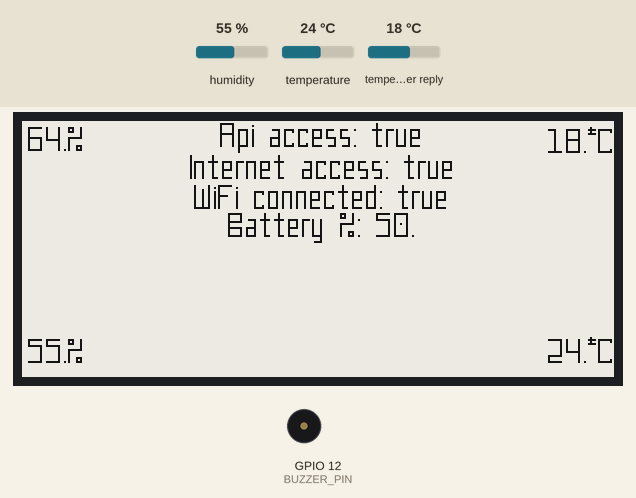
Simulated run of this program. Board: ESP8266 (NodeMCU). Parts: 296×128 one-colour display, buzzer (waves = sounding, pin HIGH). The inputs (shaded band) are chosen by the test bench; at power-on: humidity 55 %, temperature 24 °C, temperature in the weather reply 18 °C. WiFi joins after 1.5 s; servers stay silent unless stated; random numbers use the default seed unless the program sets one; web services answer with replies made up by the test bench; what the program prints to the serial monitor is not drawn.

Above: at 18.3 s.
At 20.3 s:
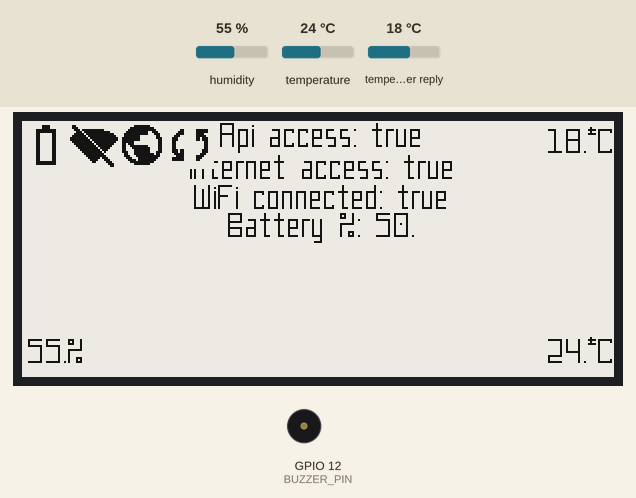
At 23.9 s:
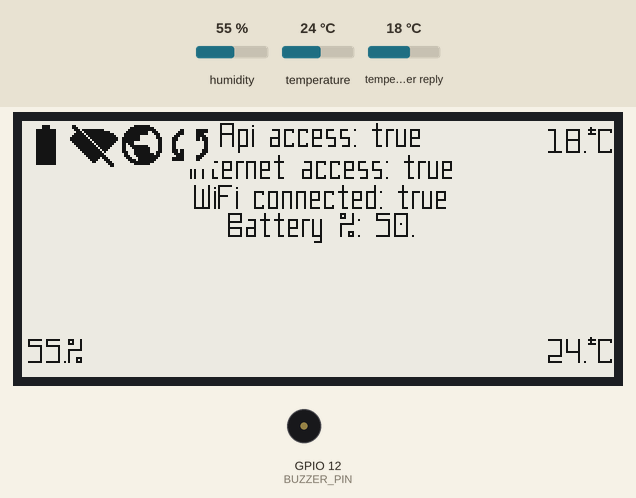
At 26.3 s:
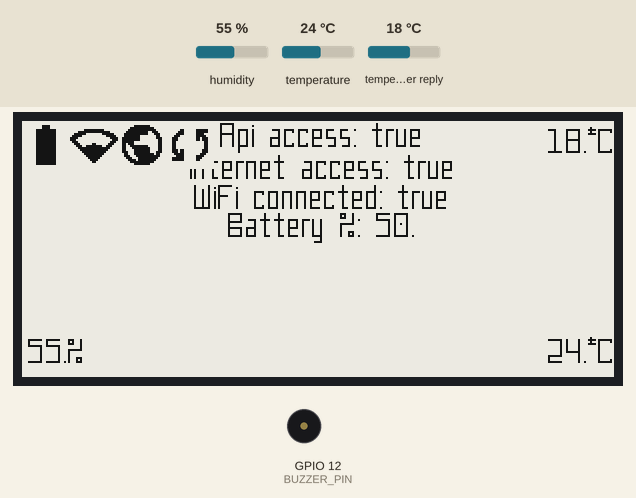
At 28.7 s:
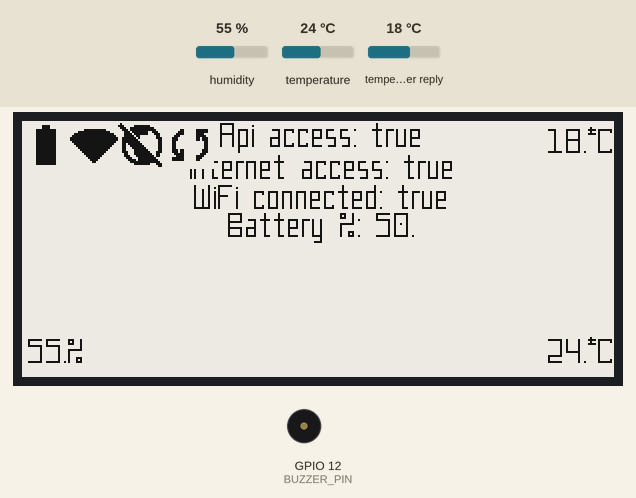
At 30.9 s:
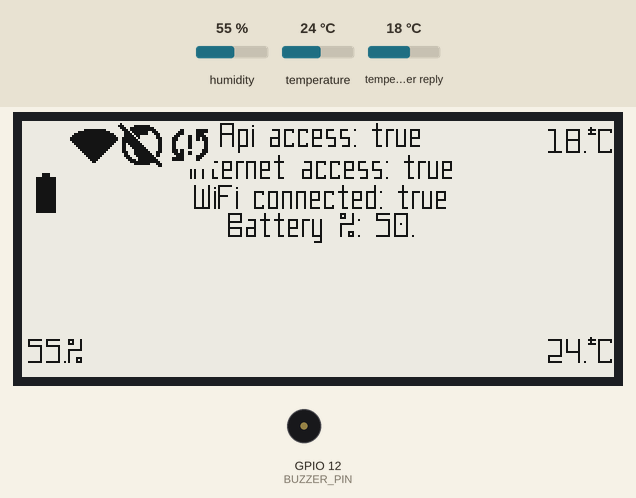

Measured:
- what the display in image 0 shows lasts 0.5 s, from 18.3 s to 18.8 s
- what the display in image 2 shows lasts 1.2 s, from 23.9 s to 25.1 s
- what the display in image 5 shows lasts 2.6 s, from 30.9 s to 33.5 s

The program:

main.cpp
```cpp
#include <tuple>
#include <Arduino.h>

#include <GxEPD2_BW.h>
#include <Adafruit_GFX.h>

#include <ESPAsyncTCP.h>
#include <ESPAsyncWebServer.h>
#include <ESP8266WiFi.h>
#include <ESP8266HTTPClient.h>
#include <ESP8266Ping.h>

#include <ArduinoJson.h>
#include <AsyncElegantOTA.h>
#include <WebSerialLite.h>

#include <DHTesp.h>
#include <SPI.h>
#include <qrcode.h>

#include "config.h"
#include "data.h"
#include "utils.h"
#include "display.h" // for example Waveshare 2.9" E-paper display (12956)

//==============================================================
//	Functions
//==============================================================

bool waitForWiFiConnection() {
	debugPrint("Waiting for connection...");

	uint8_t retries = 0;

	while (WiFi.status() != WL_CONNECTED) {
		if (retries >= CONNECTION_MAX_RETRIES) {
			debugPrint("Max retries reached!");
			return false;
		}

		delay(CONNECTION_DELAY);
		retries++;

		debugPrint("Retrying: " + String(retries));
	};

	return true;
}

APCredentials launchAccessPoint() {
	WiFi.mode(WIFI_AP);

	String _password = generatePassword();
	String _ssid = "ESP-" + String(ESP.getChipId());

	WiFi.softAP(_ssid, _password);

	String _APIP = WiFi.softAPIP().toString();

	debugPrint("\nAP SSID: ");
	debugPrint(_ssid);
	debugPrint("AP Password: ");
	debugPrint(_password);
	debugPrint("AP IP: ");
	debugPrint(_APIP);

	APCredentials _apCredentials;
	_apCredentials.ssid = _ssid;
	_apCredentials.password = _password;
	_apCredentials.APIP = _APIP;

	return _apCredentials;
}

bool connectToWiFi() {
	debugPrint("\nConnecting to: ");
	debugPrint(WIFI_SSID);

	WiFi.mode(WIFI_STA);
	WiFi.begin(WIFI_SSID, WIFI_PASSWORD);

	if (waitForWiFiConnection()) {
		debugPrint("Connection established!");
		debugPrint(WiFi.localIP());
		debugPrint(WiFi.macAddress());

		return true;
	}

	debugPrint("Connection failed!");

	return false;
}

bool checkInternetConnection() {
	if (!Ping.ping(PING_DNS.c_str())) {
		debugPrint("Internet connection not ok!");
		return false;
	}

	debugPrint("Internet connection ok!");
	return true;
}

bool checkWiFiConnection() {
	if (WiFi.status() != WL_CONNECTED) {
		debugPrint("WiFi connection not ok!");
		return false;
	}

	debugPrint("WiFi connection ok!");
	return true;
}

void messageReceived(uint8_t* data, size_t len) {
	debugPrint("[Callback] ", false);
	String d = "";
	for (size_t i = 0; i < len; i++) {
		d += char(data[i]);
	}
	debugPrint(d);
}

void startServer() {
	debugPrint("Starting server...");

	server.on("/", HTTP_GET, [] (AsyncWebServerRequest* request) {
		request->send(200, "text/plain", "\"/update\" ---> OTA\n\"/webserial\" ---> SERIAL");
		});

	WebSerial.begin(&server);
	WebSerial.onMessage(messageReceived);

	AsyncElegantOTA.begin(&server);

	server.begin();

	debugTone(ToneType::INFO);
}

void goToSleep() {
	if (DISABLE_SLEEP) {
		debugPrint("Sleep is disabled due to OTA functionality!");
		return;
	}

	debugPrint("Going to sleep!");
	debugTone(ToneType::INFO);

	// Idk why but this shit beeps when going to sleep...
	digitalWrite(BUZZER_PIN, LOW);
	//displayGoingToSleepScreen();

	delay(FIXED_DELAY);

	ESP.deepSleep(SLEEP_DURATION);
}

bool _fetchWeatherForecast() {
	debugPrint("Fetching weather forecast...");

	if (!checkWiFiConnection()) {
		return false;
	}

	String currentWeatherUrl = buildUrl(FetchDataType::WEATHER_FORECAST);
	GETResult getResult = simpleGET(currentWeatherUrl);

	if (!getResult.ok) {
		debugPrint("Failed fetching weather forecast!");
		return false;
	}

	DynamicJsonDocument document(JSON_BUFFER_SIZE);
	deserializeJson(document, getResult.payload);

	if (!document.containsKey("list")) {
		debugPrint("Invalid JSON format!");
		return false;
	}

	JsonArray forecastArray = document["list"].as<JsonArray>();
	FetchedData newWeatherForecastData[forecastArray.size()] = {};

	if (forecastArray.size() > 0) {
		for (size_t i = 0; i < forecastArray.size(); i++) {
			JsonObject forecast = forecastArray[i].as<JsonObject>();

			FetchedData newWeatherData;
			newWeatherData.feelsLikeTemperature = forecast["main"]["feels_like"];
			newWeatherData.humidity = forecast["main"]["humidity"];
			newWeatherData.pressure = forecast["main"]["pressure"];
			newWeatherData.temperature = forecast["main"]["temp"];

			newWeatherForecastData[i] = newWeatherData;
		}
	}

	for (size_t i = 0; i < FORECAST_DAYS_AMOUNT; i++) {
		weatherForecastData[i] = newWeatherForecastData[i];
	}

	return true;
}

bool _fetchCurrentWeather() {
	debugPrint("Fetching current weather...");

	if (!checkWiFiConnection()) {
		return false;
	}

	String currentWeatherUrl = buildUrl(FetchDataType::CURRENT_WEATHER);
	GETResult getResult = simpleGET(currentWeatherUrl);

	if (!getResult.ok) {
		debugPrint("Failed fetching current weather!");
		return false;
	}

	DynamicJsonDocument document(JSON_BUFFER_SIZE);
	deserializeJson(document, getResult.payload);

	if (!document.containsKey("main")) {
		debugPrint("Invalid JSON format!");
		return false;
	}

	FetchedData newCurrentWeatherData;
	newCurrentWeatherData.temperature = document["main"]["temp"];
	newCurrentWeatherData.feelsLikeTemperature = document["main"]["feels_like"];
	newCurrentWeatherData.humidity = document["main"]["humidity"];
	newCurrentWeatherData.pressure = document["main"]["pressure"];

	debugPrint("FHumidity: "); debugPrint(newCurrentWeatherData.humidity);
	debugPrint("FTemperature: "); debugPrint(newCurrentWeatherData.temperature);
	debugPrint("FPressure: "); debugPrint(newCurrentWeatherData.pressure);
	debugPrint("FTemperature feels like: "); debugPrint(newCurrentWeatherData.feelsLikeTemperature);

	currentWeatherData = newCurrentWeatherData;

	return true;
}

void _quantifyData() {
	int adcValue = analogRead(ADC_PIN);
	int adcRange = ADC_MAX - ADC_MIN;
	float normalizedValue = static_cast<float>(adcValue - ADC_MIN) / adcRange;
	int _batteryPercentage = static_cast<int>(normalizedValue * 100);
	_batteryPercentage = std::max(0, std::min(100, _batteryPercentage));

	float _humidity = dht.getHumidity();
	float _temperature = dht.getTemperature();
	float _absoluteHumidity = dht.computeAbsoluteHumidity(_temperature, _humidity, false);
	float _dewPoint = dht.computeDewPoint(_temperature, _humidity);

	debugPrint("Humidity: "); debugPrint(_humidity);
	debugPrint("Temperature: "); debugPrint(_temperature);
	debugPrint("Absoulute humidity: "); debugPrint(_absoluteHumidity);
	debugPrint("Dew point: "); debugPrint(_dewPoint);

	QuantifiedData newQuantifiedData;
	newQuantifiedData.humidity = _humidity;
	newQuantifiedData.temperature = _temperature;
	newQuantifiedData.batteryPercentage = _batteryPercentage;

	quantifiedData = newQuantifiedData;
}

// Implement last quantified data etc. caching logic to handle http errors
bool updateData() {
	_quantifyData();

	return _fetchCurrentWeather() && _fetchWeatherForecast();
}

void setup() {
	pinMode(ADC_PIN, INPUT);
	pinMode(BUTTON_PIN, INPUT);
	pinMode(BUZZER_PIN, OUTPUT);

	digitalWrite(BUZZER_PIN, LOW);

	delay(FIXED_DELAY);

	if (DEBUG) {
		Serial.begin(BAUD_RATE);
		Serial.setTimeout(2000);

		while (!Serial) {
			delay(FIXED_DELAY);
		}

		debugTone(ToneType::ERROR);
		delay(1000);
		debugTone(ToneType::SUCCESS);
		delay(1000);
		debugTone(ToneType::INFO);
		delay(1000);
	}

	dht.setup(DHT_DATA_PIN, DHTesp::DHT11);

	setupUnits();
	setupDisplay();
	delay(FIXED_DELAY);

	displayBootSplash();
	delay(BOOT_SPLASH_DURATION);

	bool connectionEstablished = connectToWiFi();

	if (!connectionEstablished) {
		debugTone(ToneType::ERROR);

		APCredentials apCredentials = launchAccessPoint();
		displayAccessPointScreen(apCredentials);

		// Go to sleep after some time when user didn't configure the WiFi yet
		// delay(INACTIVE_DURATION);
		// goToSleep();
	}
	else {
		debugTone(ToneType::SUCCESS);

		startServer();

		// Update the devices status report
		stationStatus.apiAccess = updateData();
		stationStatus.internetAccess = checkInternetConnection();
		stationStatus.wifiConnected = checkWiFiConnection();

		displayPrimaryScreen();
		goToSleep();
	}
}

// Not used because the ESP wakes itself repeatedly
void loop() {}

//==============================================================
//	Functions
//==============================================================
```

bitmaps.h
```cpp
#include "avr/pgmspace.h"

#include "bitmaps/weather/sun.h"
#include "bitmaps/weather/moon.h"
#include "bitmaps/weather/cloud.h"
#include "bitmaps/weather/broken_cloud.h"
#include "bitmaps/weather/rainy_cloud.h"
#include "bitmaps/weather/snowy_cloud.h"
#include "bitmaps/weather/stormy_cloud.h"
#include "bitmaps/weather/mixed_cloud.h"

#include "bitmaps/status/battery.h"
#include "bitmaps/status/location.h"
#include "bitmaps/status/date_time.h"
#include "bitmaps/status/connections.h"

#include "bitmaps/data/elements.h"
#include "bitmaps/data/parameters.h"
```

data.h
```cpp
enum ToneType {
	SUCCESS,
	ERROR,
	INFO
};

enum FetchDataUnits {
	METRIC,
	IMPERIAL
};

enum FetchDataType {
	CURRENT_WEATHER,
	WEATHER_FORECAST
};

struct StationStatus {
	bool internetAccess;
	bool wifiConnected;
	bool apiAccess;
};

struct APCredentials {
	String ssid;
	String password;
	String APIP;
};

struct GETResult {
	String payload;
	int responseCode;
	bool ok = true; // Set to false when error occurs
};

// Calculated or measured using hardware
struct QuantifiedData {
	float humidity;
	float temperature;
	float batteryPercentage;
};

// Fetched using software
struct FetchedData {
	float humidity;
	float temperature;
	float pressure;
	float feelsLikeTemperature;
};

enum DISPLAY_POINT {
	CENTER,
	TOP_LEFT,
	TOP_RIGHT,
	TOP_CENTER,
	BOTTOM_LEFT,
	BOTTOM_RIGHT,
	BOTTOM_CENTER,
	RIGHT_CENTER,
	LEFT_CENTER
};

const int JSON_BUFFER_SIZE = 1024;
const String PASSWORD_CHARS = "abcdefghijklmnopqrstuvwxyzABCDEFGHIJKLMNOPQRSTUVWXYZ0123456789";

// In the future below settings will be stored in the EEPROM
FetchDataUnits FETCH_DATA_UNITS = FetchDataUnits::METRIC;
String TEMPERATURE_UNIT;
String HUMIDITY_UNIT;

float LONGITUDE = DEFAULT_LONGITUDE;
float LATITUDE = DEFAULT_LATITUTE;

String WIFI_SSID = DEFAULT_WIFI_SSID;
String WIFI_PASSWORD = DEFAULT_WIFI_PASSWORD;

FetchedData currentWeatherData;
FetchedData weatherForecastData[FORECAST_DAYS_AMOUNT];
QuantifiedData quantifiedData;

StationStatus stationStatus;

WiFiClient client;
HTTPClient http;

DHTesp dht;

AsyncWebServer server(DEFAULT_PORT);

GxEPD2_BW<GxEPD2_290_T94_V2, GxEPD2_290_T94_V2::HEIGHT> display(GxEPD2_290_T94_V2(CS_PIN, DC_PIN, RST_PIN, BUSY_PIN)); // GDEM029T94 128x296, SSD1680, Waveshare 2.9" V2 variant

const u_int16_t DISPLAY_WIDTH = display.width();
const u_int16_t DISPLAY_HEIGHT = display.height();

//==============================================================
//	Functions
//==============================================================

// Call this function AFTER reading the config from EEPROM!
void setupUnits() {
	HUMIDITY_UNIT = "%";

	switch (FETCH_DATA_UNITS) {
	case FetchDataUnits::METRIC:
		TEMPERATURE_UNIT = "*C";
		break;

	case FetchDataUnits::IMPERIAL:
		TEMPERATURE_UNIT = "*F";
		break;
	}
}

String removeTrailingZeros(const String& input) {
	int lastNonZeroIndex = -1;
	int length = input.length();

	for (int i = length - 1; i >= 0; i--) {
		if (input.charAt(i) != '0') {
			lastNonZeroIndex = i;
			break;
		}
	}

	if (lastNonZeroIndex == -1) {
		return input;
	}

	return input.substring(0, lastNonZeroIndex + 1);
}

String toTemperature(float temperature) {
	return removeTrailingZeros(String(temperature)) + TEMPERATURE_UNIT;
}

String toHumidity(float humidity) {
	return removeTrailingZeros(String(humidity)) + HUMIDITY_UNIT;
}

String toBool(bool value) {
	return value ? "true" : "false";
}

//==============================================================
//	Functions
//==============================================================
```

display.h
```cpp
#include "fonts.h"
#include "bitmaps.h"
#include "layout.h"

//==============================================================
//	Functions
//==============================================================

void printPointedText(const String text, DISPLAY_POINT displayPoint = DISPLAY_POINT::CENTER, uint16_t offsetX = 0, uint16_t offsetY = 0) {
	if (DISABLE_DISPLAY) { return; }

	int16_t tbx, tby;
	uint16_t tbw, tbh;

	display.getTextBounds(text, 0, 0, &tbx, &tby, &tbw, &tbh);

	// Compiler gave me warning that below variables might not be initialized...
	int16_t centerX = 0;
	int16_t centerY = 0;

	int16_t x = 0;
	int16_t y = 0;

	switch (displayPoint) {
	case CENTER:
		x = display.width() / 2;
		y = display.height() / 2;
		centerX = x - (tbw / 2);
		centerY = y - (tbh / 2);

		break;
	case TOP_LEFT:
		centerY = y + tbh + SAFETY_MARGIN_Y;
		centerX = x + SAFETY_MARGIN_X;

		break;
	case TOP_RIGHT:
		x = display.width();
		centerX = x - tbw - SAFETY_MARGIN_X;
		centerY = y + tbh + SAFETY_MARGIN_Y;

		break;
	case TOP_CENTER:
		x = display.width() / 2;
		centerX = x - (tbw / 2);
		centerY = y + tbh + SAFETY_MARGIN_Y;

		break;
	case BOTTOM_LEFT:
		y = display.height();
		centerY = y - (tbh / 2) - SAFETY_MARGIN_Y;
		centerX = x + SAFETY_MARGIN_X;

		break;
	case BOTTOM_RIGHT:
		x = display.width();
		y = display.height();

		centerX = x - tbw - SAFETY_MARGIN_X;
		centerY = y - (tbh / 2) - SAFETY_MARGIN_Y;

		break;
	case BOTTOM_CENTER:
		x = display.width() / 2;
		y = display.height();

		centerX = x - (tbw / 2);
		centerY = y - (tbh / 2) - SAFETY_MARGIN_Y;

		break;
	case RIGHT_CENTER:
		x = display.width();
		y = display.height() / 2;

		centerX = x - tbw - SAFETY_MARGIN_X;
		centerY = y - (tbh / 2);

		break;
	case LEFT_CENTER:
		y = display.height() / 2;

		centerX = x + SAFETY_MARGIN_X;
		centerY = y - (tbh / 2);

		break;
	default:
		break;
	}

	display.setCursor(centerX + offsetX, centerY + offsetY);
	display.println(text);
}

void setDisplayDefaults() {
	display.setTextWrap(false);
	display.setFont(&Linerama_Regular12pt7b);
	display.setTextColor(GxEPD_BLACK);
	display.setTextSize(1);
}


void displayAccessPointScreen(APCredentials apCredentials) {
	if (DISABLE_DISPLAY) { return; }

	String qrCodeContent = qrEncodeAPCredentials(apCredentials);

	display.setFullWindow();
	display.firstPage();
	do {
		display.fillScreen(GxEPD_WHITE);

		display.setFont(&Linerama_Bold12pt7b);
		printPointedText("No WiFi!", DISPLAY_POINT::TOP_CENTER);

		display.setFont(&Linerama_Regular8pt7b);

		printPointedText(apCredentials.ssid, DISPLAY_POINT::CENTER, FOOTER_OFFSET_X, FOOTER_OFFSET_Y * 2);
		printPointedText(apCredentials.password, DISPLAY_POINT::CENTER, FOOTER_OFFSET_X, FOOTER_OFFSET_Y);
		printPointedText(apCredentials.APIP, DISPLAY_POINT::CENTER, FOOTER_OFFSET_X, -FOOTER_OFFSET_Y);
	} while (display.nextPage());

	setDisplayDefaults();
	display.powerOff();
}

void displayBootSplash() {
	if (DISABLE_DISPLAY) { return; }

	display.setFullWindow();
	display.firstPage();
	do {
		display.fillScreen(GxEPD_WHITE);

		display.setFont(&Linerama_Bold12pt7b);
		printPointedText(SPLASH_SCREEN_TITLE, DISPLAY_POINT::TOP_CENTER);

		display.setFont(&Linerama_Regular8pt7b);
		printPointedText("Connecting to " + String(WIFI_SSID) + "...");

		display.setFont(&Linerama_Regular6pt7b);
		printPointedText(SPLASH_SCREEN_FOOTER, DISPLAY_POINT::BOTTOM_CENTER);
		printPointedText("Software " + String(SOFTWARE_VERSION), DISPLAY_POINT::BOTTOM_LEFT);
		printPointedText("Hardware " + String(HARDWARE_VERSION), DISPLAY_POINT::BOTTOM_RIGHT);
	} while (display.nextPage());

	setDisplayDefaults();
	display.powerOff();
}

void displayPrimaryScreen() {
	if (DISABLE_DISPLAY) { return; }

	display.setFullWindow();
	display.firstPage();
	do {
		display.fillScreen(GxEPD_WHITE);
		display.setFont(&Linerama_Regular8pt7b);


		printPointedText("Api access: " + toBool(stationStatus.apiAccess), DISPLAY_POINT::CENTER, 0, -FOOTER_OFFSET_Y * 3);
		printPointedText("Internet access: " + toBool(stationStatus.internetAccess), DISPLAY_POINT::CENTER, 0, -FOOTER_OFFSET_Y * 2);
		printPointedText("WiFi connected: " + toBool(stationStatus.wifiConnected), DISPLAY_POINT::CENTER, 0, -FOOTER_OFFSET_Y);
		printPointedText("Battery %: " + removeTrailingZeros(String(quantifiedData.batteryPercentage)), DISPLAY_POINT::CENTER, 0, 0);

		printPointedText(toHumidity(currentWeatherData.humidity), DISPLAY_POINT::TOP_LEFT);
		printPointedText(toTemperature(currentWeatherData.temperature), DISPLAY_POINT::TOP_RIGHT);

		printPointedText(toHumidity(quantifiedData.humidity), DISPLAY_POINT::BOTTOM_LEFT);
		printPointedText(toTemperature(quantifiedData.temperature), DISPLAY_POINT::BOTTOM_RIGHT);

	} while (display.nextPage());

	do
	{
		batteryIndicator.draw();
		wifiIndicator.draw();
		internetIndicator.draw();
		apiIndicator.draw();

		for (size_t i = 0; i < batteryIndicator.getBitmapVariantsSize(); i++) {
			delay(100);
			batteryIndicator.changeBitmapVariant(i, false);
		}

		for (size_t i = 0; i < wifiIndicator.getBitmapVariantsSize(); i++) {
			delay(100);
			wifiIndicator.changeBitmapVariant(i, false);
		}

		for (size_t i = 0; i < internetIndicator.getBitmapVariantsSize(); i++) {
			delay(100);
			internetIndicator.changeBitmapVariant(i, false);
		}

		for (size_t i = 0; i < apiIndicator.getBitmapVariantsSize(); i++) {
			delay(100);
			apiIndicator.changeBitmapVariant(i, false);
		}

		batteryIndicator.move(0, 24);
	} while (true);

	setDisplayDefaults();
	display.powerOff();
}


void setupDisplay() {
	if (DISABLE_DISPLAY) { return; }

	display.init(BAUD_RATE, true, 2, false); // Clever refresh for Waveshare displays, 2ms pulse
	display.setRotation(DISPLAY_ROTATION);

	setDisplayDefaults();

	// This shit prevents ghosting
	display.clearScreen();
	display.refresh(false);
}
//==============================================================
//	Functions
//==============================================================
```

Source omitted: elements.h (data table, 1562 bytes), parameters.h (data table, 3679 bytes), battery.h (data table, 3658 bytes), connections.h (data table, 5729 bytes), date_time.h (data table, 1035 bytes), location.h (data table, 1041 bytes), broken_cloud.h (data table, 3240 bytes), cloud.h (data table, 3219 bytes), mixed_cloud.h (data table, 3237 bytes), moon.h (data table, 3216 bytes), rainy_cloud.h (data table, 3237 bytes), snowy_cloud.h (data table, 3237 bytes) and 23 more
